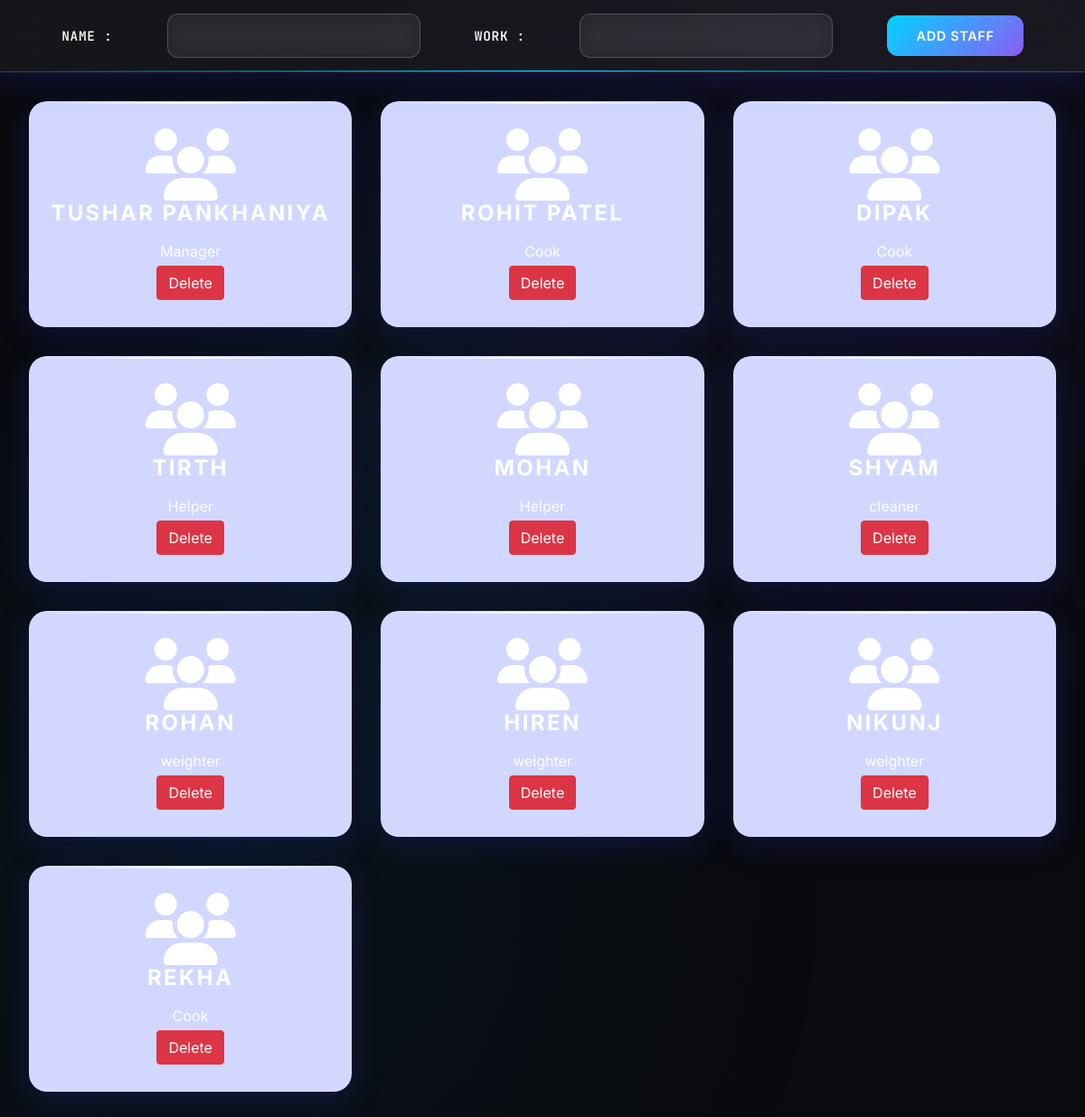
The app's page /admin/staff.php with its own data.
### tables this page shows
CREATE TABLE `staff` (
  `id` int(30) NOT NULL,
  `name` varchar(30) NOT NULL,
  `work` varchar(30) NOT NULL
);

### admin/staff.php (the view, shortened to what this page needs)
<?php
include '../config.php';
?>
<!DOCTYPE html>
<html lang="en">
<head>
    <link rel="stylesheet" href="https://cdnjs.cloudflare.com/ajax/libs/font-awesome/6.2.0/css/all.min.css" />
    <link href="https://cdn.jsdelivr.net/npm/bootstrap@5.0.2/dist/css/bootstrap.min.css" rel="stylesheet">
    <link rel="stylesheet" href="css/room.css">
</head>
<body>
    <div class="addroomsection">
        <form action="" method="POST">
            <label for="troom">Name :</label>
            <input type="text" name="staffname" class="form-control">
            <label for="bed">Work :</label>
            <select name="staffwork" class="form-control">
                <option value selected></option>
                <option value="Manager">Manager</option>
            </select>
            <button type="submit" class="btn btn-success" name="addstaff">Add Staff</button>
        </form>
    </div>
    <div class="room">
    <?php
        $sql = "select * from staff";
        $re = mysqli_query($conn, $sql)
        ?>
        <?php
        while ($row = mysqli_fetch_array($re)) {
                echo "<div class='roombox'>
						<div class='text-center no-boder'>
                            <i class='fa fa-users fa-5x'></i>
							<h3>" . $row['name'] . "</h3>
                            <div class='mb-1'>" . $row['work'] . "</div>
                            <a href='staffdelete.php?id=". $row['id'] ."'><button class='btn btn-danger'>Delete</button></a>
						</div>
                    </div>";
        }
        ?>
    </div>
</body>
</html>

### admin/css/room.css (style rules this page uses)
:root { --primary-bg: #0a0a0f; --secondary-bg: #1a1a2e; --accent-bg: #16213e; --card-bg: rgba(26, 26, 46, 0.9); --glass-bg: rgba(255, 255, 255, 0.05); --neon-blue: #00d4ff; --neon-purple: #8b5cf6; --neon-cyan: #06ffa5; --neon-pink: #ff006e; --neon-orange: #ff8500; --neon-yellow: #ffd700; --text-primary: #ffffff; --text-secondary: #a1a1aa; --text-muted: #71717a; --glow-shadow: 0 0 20px rgba(0, 212, 255, 0.3); --card-shadow: 0 25px 50px -12px rgba(0, 0, 0, 0.5); --glass-shadow: 0 8px 32px 0 rgba(31, 38, 135, 0.37); --glass-border: 1px solid rgba(255, 255, 255, 0.18); --neon-border: 1px solid var(--neon-blue); }
body { background: var(--primary-bg); color: var(--text-primary); font-family: "Inter", sans-serif; margin: 0; padding: 0; min-height: 100vh; }
body::before { content: ''; position: fixed; top: 0; left: 0; width: 100%; height: 100%; background: radial-gradient(circle at 20% 80%, rgba(0, 212, 255, 0.05) 0%, transparent 50%), radial-gradient(circle at 80% 20%, rgba(139, 92, 246, 0.05) 0%, transparent 50%), radial-gradient(circle at 40% 40%, rgba(6, 255, 165, 0.03) 0%, transparent 50%); animation: backgroundShift 20s ease-in-out infinite; z-index: -1; }
.addroomsection { height: 80px; width: 100%; background: var(--glass-bg); backdrop-filter: blur(20px); border-bottom: var(--glass-border); position: fixed; top: 0; z-index: 100; display: flex; align-items: center; box-shadow: var(--glass-shadow); }
.addroomsection::before { content: ''; position: absolute; bottom: 0; left: 0; right: 0; height: 1px; background: linear-gradient(90deg, transparent, var(--neon-blue), transparent); animation: borderGlow 3s ease-in-out infinite alternate; }
.addroomsection form { height: 100%; width: 100%; display: flex; justify-content: space-evenly; align-items: center; padding: 0 2rem; gap: 1.5rem; }
.addroomsection form label { color: var(--text-primary); font-weight: 600; font-size: 0.9rem; text-transform: uppercase; letter-spacing: 0.05em; font-family: "JetBrains Mono", monospace; }
.addroomsection form select, .addroomsection form input { width: 280px; padding: 0.75rem 1rem; background: rgba(255, 255, 255, 0.05); border: 1px solid rgba(255, 255, 255, 0.2); border-radius: 12px; color: var(--text-primary); font-size: 0.95rem; transition: all 0.3s ease; backdrop-filter: blur(10px); }
.addroomsection form select option { background: var(--secondary-bg); color: var(--text-primary); }
.addroomsection form button { padding: 0.75rem 2rem; background: linear-gradient(135deg, var(--neon-blue), var(--neon-purple)); border: none; border-radius: 12px; color: var(--text-primary); font-weight: 600; cursor: pointer; transition: all 0.3s cubic-bezier(0.4, 0, 0.2, 1); position: relative; overflow: hidden; text-transform: uppercase; letter-spacing: 0.05em; font-size: 0.9rem; }
.addroomsection form button::before { content: ''; position: absolute; top: 0; left: -100%; width: 100%; height: 100%; background: linear-gradient(135deg, var(--neon-purple), var(--neon-pink)); transition: left 0.3s ease; z-index: -1; }
.room { display: grid; grid-template-columns: repeat(auto-fill, minmax(280px, 1fr)); gap: 2rem; padding: 2rem; margin-top: 80px; min-height: calc(100vh - 80px); }
.roombox { background: var(--glass-bg); backdrop-filter: blur(20px); border: var(--glass-border); border-radius: 20px; padding: 2rem; display: flex; flex-direction: column; justify-content: center; align-items: center; text-align: center; color: var(--text-primary); box-shadow: var(--glass-shadow); transition: all 0.4s cubic-bezier(0.4, 0, 0.2, 1); position: relative; overflow: hidden; min-height: 250px; }
.roombox::before { content: ''; position: absolute; top: 0; left: 0; right: 0; height: 2px; background: linear-gradient(90deg, transparent, currentColor, transparent); animation: roomGlow 4s ease-in-out infinite; }
.roombox h3 { font-size: 1.5rem; font-weight: 700; margin-bottom: 1rem; text-transform: uppercase; letter-spacing: 0.1em; }

### admin/staff.php (style rules this page uses)
.roombox { background-color: #d1d7ff; padding: 10px; }

### records on screen
staff: name "TUSHAR PANKHANIYA", work "Manager"
staff: name "ROHIT PATEL", work "Cook"
staff: name "DIPAK", work "Cook"
staff: name "TIRTH", work "Helper"
staff: name "MOHAN", work "Helper"
staff: name "SHYAM", work "cleaner"
staff: name "ROHAN", work "weighter"
staff: name "HIREN", work "weighter"
staff: name "NIKUNJ", work "weighter"
staff: name "REKHA", work "Cook"
